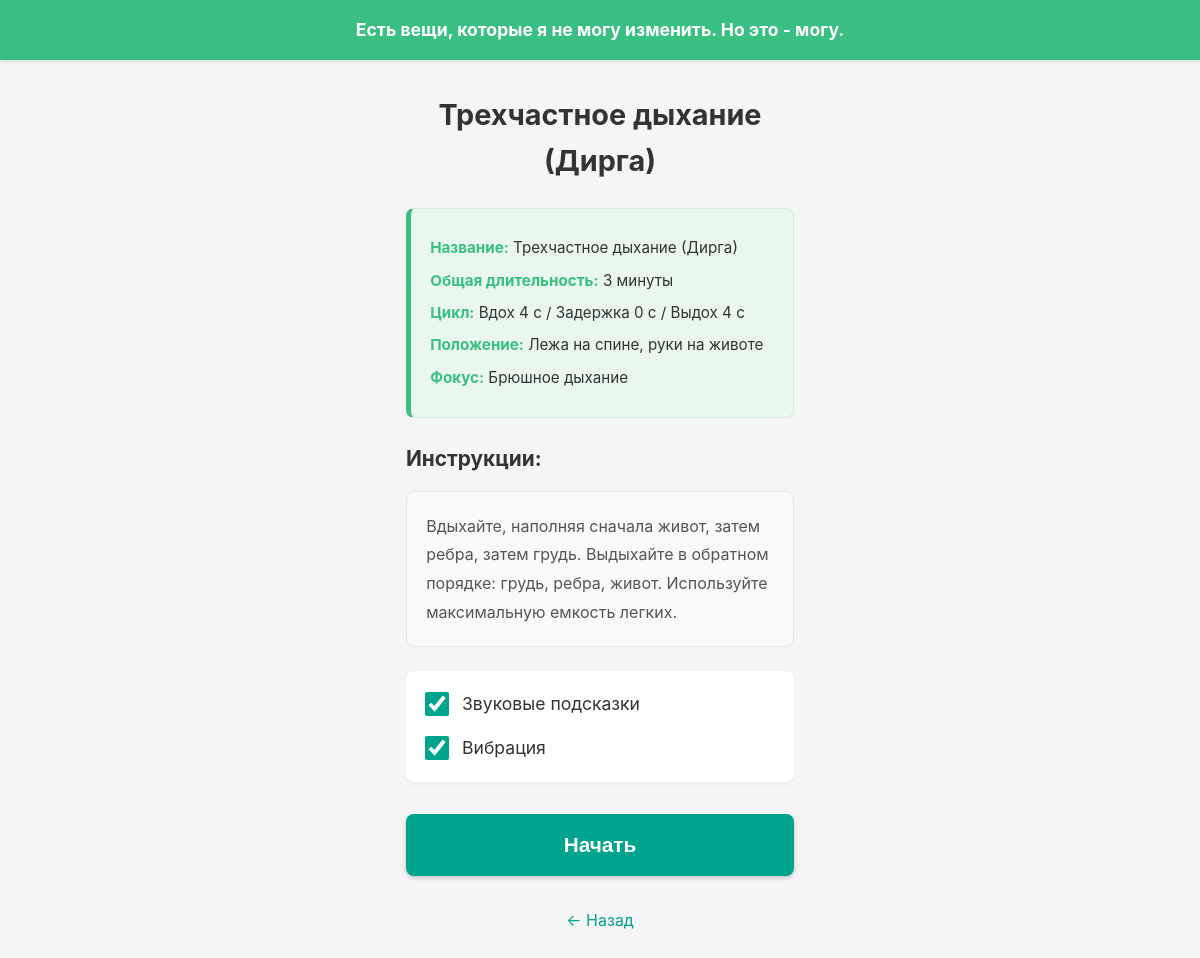
The app's page /breathe/technique/2/ with its own data.
### breathe/models.py (models this page shows, shortened)
class BreathingTechnique(models.Model):
    BREATH_ORIGIN_CHOICES = [
        ('ABDOMEN', 'ABDOMEN'),
        ('CHEST', 'CHEST'),
        ('NOSTRILS', 'NOSTRILS'),
        ('MOUTH', 'MOUTH'),
        ('ALL', 'ALL'),
    ]
    category = models.ForeignKey(
        BreathingCategory,
        on_delete=models.CASCADE,
        related_name='techniques',
        help_text="Category this technique belongs to"
    )
    name_ru = models.CharField(
        max_length=200,
        help_text="Display name in Russian"
    )
    inhale = models.IntegerField(
        help_text="Inhale duration (seconds)"
    )
    hold_start = models.IntegerField(
        help_text="Hold after inhale (seconds)"
    )
    exhale = models.IntegerField(
        help_text="Exhale duration (seconds)"
    )
    hold_end = models.IntegerField(
        help_text="Hold after exhale (seconds)"
    )
    recommended_time_min = models.IntegerField(
        help_text="Total session duration (minutes)"
    )
    posture_ru = models.CharField(
        max_length=100,
        help_text="Quick preparation cue (e.g., 'Сидя')"
    )
    breath_origin = models.CharField(
        max_length=20,
        choices=BREATH_ORIGIN_CHOICES,
        help_text="Focus area: ABDOMEN, CHEST, NOSTRILS, MOUTH, or ALL"
    )
    instructions_ru = models.TextField(
        help_text="Detailed step-by-step instructions in Russian"
    )
    use_sound_cue = models.BooleanField(
        default=True,
        help_text="Default sound toggle state"
    )
    use_haptic_cue = models.BooleanField(
        default=True,
        help_text="Default vibration toggle state"
    )
    class Meta:
        verbose_name = "Breathing Technique"
        verbose_name_plural = "Breathing Techniques"
        ordering = ['category', 'id']
        indexes = [
            models.Index(fields=['category']),
        ]

### breathe/views.py (the view)
# urls.py: path('technique/<int:technique_id>/', views.technique_detail_view, name='technique'),
def technique_detail_view(request, technique_id):
    technique = get_object_or_404(BreathingTechnique, pk=technique_id)
    breath_origin_map = {
        'ABDOMEN': 'Брюшное дыхание',
        'CHEST': 'Грудное дыхание',
        'NOSTRILS': 'Дыхание носом',
        'MOUTH': 'Дыхание ртом',
        'ALL': 'Естественное дыхание',
    }
    technique_breath_origin_ru = breath_origin_map.get(technique.breath_origin, technique.breath_origin)
    context = {
        'technique': technique,
        'technique_breath_origin_ru': technique_breath_origin_ru,
    }
    return render(request, 'breathe/preparation.html', context)

### templates/breathe/preparation.html (shortened to what this page needs)
{% extends 'base.html' %}
{% load static %}
{% block content %}
<div class="preparation-container">
    <h1 class="page-title">{{ technique.name_ru }}</h1>
    <div class="summary-confirmation">
        <p><strong>Название:</strong> {{ technique.name_ru }}</p>
        <p><strong>Общая длительность:</strong> {{ technique.recommended_time_min }} минуты</p>
        <p><strong>Цикл:</strong> Вдох {{ technique.inhale }} с / Задержка {{ technique.hold_start }} с / Выдох {{ technique.exhale }} с</p>
        <p><strong>Положение:</strong> {{ technique.posture_ru }}</p>
        <p><strong>Фокус:</strong> {{ technique_breath_origin_ru }}</p>
    </div>
    <h2>Инструкции:</h2>
    <div class="instructions-text">
        {{ technique.instructions_ru|linebreaks }}
    </div>
    <div class="toggle-controls">
        <label class="toggle-label">
            <input type="checkbox" id="soundToggle" {% if technique.use_sound_cue %}checked{% endif %}>
            <span>Звуковые подсказки</span>
        </label>
        <label class="toggle-label">
            <input type="checkbox" id="vibrationToggle" {% if technique.use_haptic_cue %}checked{% endif %}>
            <span>Вибрация</span>
        </label>
    </div>
    <button id="startButton" class="start-button">Начать</button>
    <div class="back-link">
        <a href="{% url 'breathe:techniques' technique.category.id %}">← Назад</a>
    </div>
</div>
{% endblock %}

### static/css/base.css (style rules this page uses)
* { margin: 0; padding: 0; box-sizing: border-box; }
body { font-family: -apple-system, BlinkMacSystemFont, 'Segoe UI', Roboto, 'Helvetica Neue', Arial, sans-serif; background-color: #f5f5f5; color: #333; line-height: 1.6; min-height: 100vh; display: flex; flex-direction: column; }
.page-title { font-size: 1.8rem; margin-bottom: 1.5rem; text-align: center; color: #333; }
.back-link { text-align: center; margin-top: 2rem; }
.back-link a { color: #00A38D; text-decoration: none; font-size: 1rem; }
.preparation-container { padding: 1rem 0; }
.summary-confirmation { background-color: #e9f7ef; border: 1px solid #d4edda; border-left: 5px solid #3ABF83; border-radius: 8px; padding: 1.2rem; margin-bottom: 1.5rem; }
.summary-confirmation p { margin: 0.5rem 0; font-size: 0.95rem; line-height: 1.6; }
.summary-confirmation p strong { color: #3ABF83; font-weight: bold; }
.preparation-container h2 { font-size: 1.3rem; margin-top: 1.5rem; margin-bottom: 1rem; color: #333; }
.instructions-text { background-color: #f8f9fa; border: 1px solid #e2e6ea; border-radius: 8px; padding: 1.2rem; margin-bottom: 1.5rem; line-height: 1.8; color: #555; font-size: 1rem; }
.toggle-controls { display: flex; flex-direction: column; gap: 1rem; margin-bottom: 2rem; background: white; padding: 1.2rem; border-radius: 8px; box-shadow: 0 2px 4px rgba(0,0,0,0.05); }
.toggle-label { display: flex; align-items: center; font-size: 1.1rem; color: #333; cursor: pointer; user-select: none; }
.toggle-label input[type="checkbox"] { width: 24px; height: 24px; margin-right: 0.8rem; cursor: pointer; accent-color: #00A38D; }
.toggle-label span { flex: 1; }
.start-button { display: block; width: 100%; background-color: #00A38D; color: white; padding: 1.2rem; border: none; border-radius: 8px; font-size: 1.3rem; font-weight: bold; cursor: pointer; transition: background-color 0.3s, transform 0.2s; box-shadow: 0 2px 4px rgba(0,0,0,0.2); margin-bottom: 1rem; }

### records on screen
BreathingTechnique: name_ru "Трехчастное дыхание (Дирга)", recommended_time_min "3", inhale "4", hold_start "0", exhale "4", posture_ru "Лежа на спине, руки на животе", instructions_ru "Вдыхайте, наполняя сначала живот, затем ребра, затем грудь. Выдыхайте в обратном порядке: грудь, ребра, живот. Используйте максимальную емкость легких.", use_sound_cue "☑", use_haptic_cue "☑"

### other values on screen
{{ technique_breath_origin_ru }} "Брюшное дыхание"
